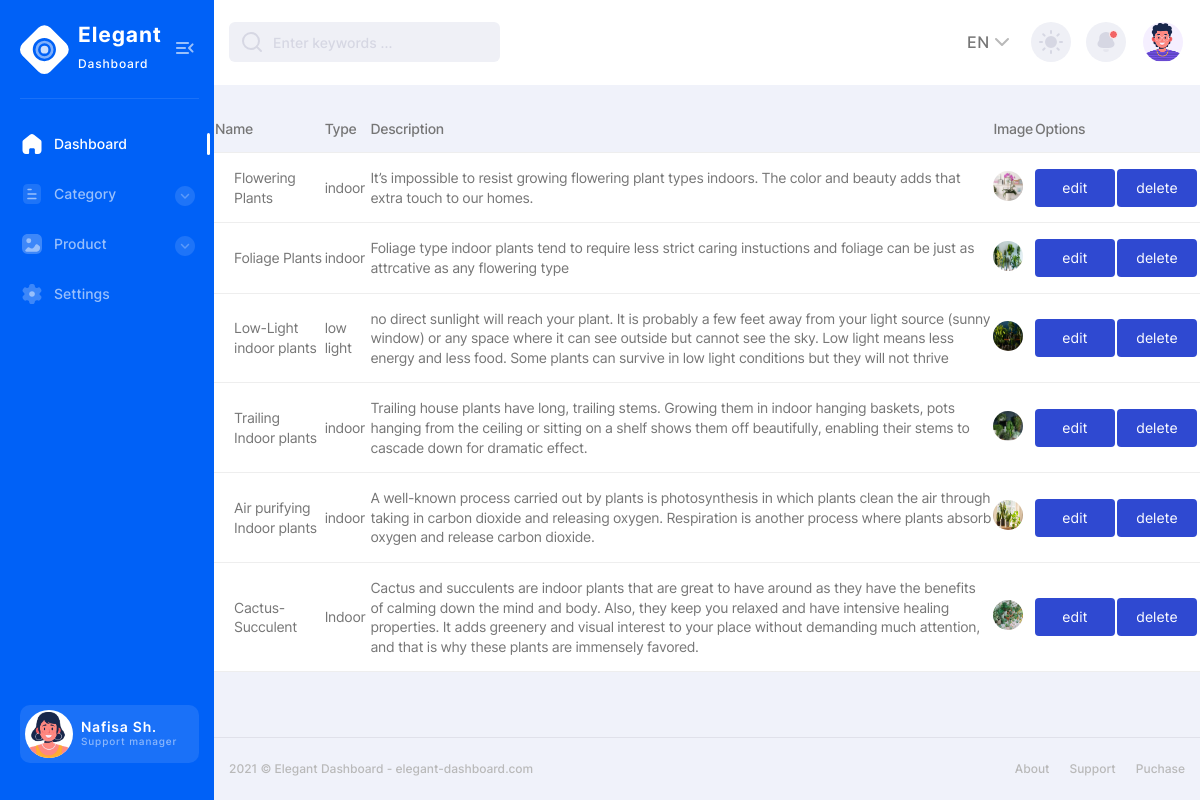
Screenshot of /shopapp/displaycat/ with the database file from the repository.
### shopapp/models.py (models this page shows)
class firstdb(models.Model):
    Name=models.CharField(max_length=20, null=True,blank=True)
    Types=models.CharField(max_length=50, null=True,blank=True)
    Description=models.CharField( max_length=100,null=True,blank=True)
    Image=models.ImageField(upload_to="profile",null=True,blank=True)

### shopapp/views.py (the view)
# urls.py: path('displaycat/',views.displaycat,name="displaycat"),
def displaycat(request):
     data = firstdb.objects.all()
     return render(request, "displaycategory.html", {"data": data})

### shopapp/templates/displaycategory.html (shortened to what this page needs)
<!DOCTYPE html>
{% extends 'homepage.html' %}
{% block content %}
<html lang="en">
<head>
</head>
<body>
<div class="users-table table-wrapper">
              <table class="posts-table">
                <thead>
                  <tr class="users-table-info">
                    <th>Name</th>
                    <th>Type</th>
                    <th>Description</th>
                    <th>Image</th>
                    <th>Options</th>
                  </tr>
                </thead>
                 {% for i in data %}
                <tbody>
                  <tr>
                    </td>
                      <td>{{ i.Name }}</td>
                    <td>{{ i.Types }}</td>
                    <td>{{ i.Description}}</td>
                    <td><img src="{{i.Image.url}}"></td>
                    <form action="{% url 'editcat' dataid=i.id %}">
                          <td>
                      <button type="submit" class="form-btn primary-default-btn transparent-btn" style="width:80px">edit</button>
                      </td>
                          </form>
                    <form  action="{% url 'deletecat' dataid=i.id %}">
                      <td>
                        <button type="submit" class="form-btn primary-default-btn transparent-btn" style="width:80px">delete</button>
                      </form>
                    <td>
                      {% endfor %}
                    </td>
                  </tr>
                </tbody>
              </table>
            </div>
</body>
</html>
{% endblock %}

### shopapp/templates/homepage.html (shortened to what this page needs)
<!DOCTYPE html>
{% load static %}
<html lang="en">
<head>
  <link rel="stylesheet" href="{% static './css/style.min.css' %}">
</head>
<body>
<div class="page-flex">
  <aside class="sidebar">
    <div class="sidebar-start">
        <div class="sidebar-head">
            <a href="/" class="logo-wrapper" title="Home">
                <span class="icon logo" aria-hidden="true"></span>
                <div class="logo-text">
                    <span class="logo-title">Elegant</span>
                    <span class="logo-subtitle">Dashboard</span>
                </div>
            </a>
            <button class="sidebar-toggle transparent-btn" title="Menu" type="button">
                <span class="icon menu-toggle" aria-hidden="true"></span>
            </button>
        </div>
        <div class="sidebar-body">
            <ul class="sidebar-body-menu">
                <li>
                    <a class="active" href="{% url 'homepage' %}"><span class="icon home" aria-hidden="true"></span>Dashboard</a>
                </li>
                <li>
                    <a class="show-cat-btn" href="##">
                        <span class="icon document" aria-hidden="true"></span>Category
                        <span class="category__btn transparent-btn" title="Open list">
                            <span class="icon arrow-down" aria-hidden="true"></span>
                        </span>
                    </a>
                    <ul class="cat-sub-menu">
                        <li>
                        </li>
                        <li>
                        </li>
                    </ul>
                </li>
                <li>
                    <a class="show-cat-btn" href="##">
                        <span class="icon image" aria-hidden="true"></span>Product
                        <span class="category__btn transparent-btn" title="Open list">
                            <span class="icon arrow-down" aria-hidden="true"></span>
                        </span>
                    </a>
                    <ul class="cat-sub-menu">
                        <li>
                        </li>
                        <li>
                        </li>
                    </ul>
                </li>
                <li>
                    <a href="##"><span class="icon setting" aria-hidden="true"></span>Settings</a>
                </li>
            </ul>
        </div>
    </div>
    <div class="sidebar-footer">
        <a href="##" class="sidebar-user">
            <span class="sidebar-user-img">
                <picture><source srcset="{% static './img/avatar/avatar-illustrated-01.webp' %}" type="image/webp"><img src="./img/avatar/avatar-illustrated-01.png" alt="User name"></picture>
            </span>
            <div class="sidebar-user-info">
                <span class="sidebar-user__title">Nafisa Sh.</span>
                <span class="sidebar-user__subtitle">Support manager</span>
            </div>
        </a>
    </div>
</aside>
  <div class="main-wrapper">
    <nav class="main-nav--bg">
  <div class="container main-nav">
    <div class="main-nav-start">
      <div class="search-wrapper">
        <i data-feather="search" aria-hidden="true"></i>
        <input type="text" placeholder="Enter keywords ..." required>
      </div>
    </div>
    <div class="main-nav-end">
      <div class="lang-switcher-wrapper">
        <button class="lang-switcher transparent-btn" type="button">
          EN
          <i data-feather="chevron-down" aria-hidden="true"></i>
        </button>
      </div>
      <button class="theme-switcher gray-circle-btn" type="button" title="Switch theme">
        <i class="sun-icon" data-feather="sun" aria-hidden="true"></i>
      </button>
      <div class="notification-wrapper">
        <button class="gray-circle-btn dropdown-btn" title="To messages" type="button">
          <span class="icon notification active" aria-hidden="true"></span>
        </button>
      </div>
      <div class="nav-user-wrapper">
        <button href="##" class="nav-user-btn dropdown-btn" title="My profile" type="button">
          <span class="nav-user-img">
            <picture><source srcset="{% static './img/avatar/avatar-illustrated-02.webp' %}" type="image/webp"><img src="./img/avatar/avatar-illustrated-02.png" alt="User name"></picture>
          </span>
        </button>
      </div>
    </div>
  </div>
</nav>
    <main class="main users chart-page" id="skip-target">
        {% block content %}{% endblock %}
    </main>
    <footer class="footer">
  <div class="container footer--flex">
    <div class="footer-start">
      <p>2021 © Elegant Dashboard - <a href="{% static 'elegant-dashboard.com' %}" target="_blank"
          rel="noopener noreferrer">elegant-dashboard.com</a></p>
    </div>
    <ul class="footer-end">
      <li><a href="##">About</a></li>
      <li><a href="##">Support</a></li>
      <li><a href="##">Puchase</a></li>
    </ul>
  </div>
</footer>
  </div>
</div>
</body>
</html>

### rows the page displays
firstdb: Name "Flowering Plants", Types "indoor", Description "It’s impossible to resist growing flowering plant types indoors. The color and beauty adds that extra touch to our homes.", Image (picture)
firstdb: Name "Foliage Plants", Types "indoor", Description "Foliage type indoor plants tend to require less strict caring instuctions and foliage can be just as attrcative as any flowering type", Image (picture)
firstdb: Name "Low-Light indoor plants", Types "low light", Description "no direct sunlight will reach your plant. It is probably a few feet away from your light source (sunny window) or any space where it can see outside but cannot see the sky. Low light means less energy and less food. Some plants can survive in low light conditions but they will not thrive", Image (picture)
firstdb: Name "Trailing Indoor plants", Types "indoor", Description "Trailing house plants have long, trailing stems. Growing them in indoor hanging baskets, pots hanging from the ceiling or sitting on a shelf shows them off beautifully, enabling their stems to cascade down for dramatic effect.", Image (picture)
firstdb: Name "Air purifying Indoor plants", Types "indoor", Description "A well-known process carried out by plants is photosynthesis in which plants clean the air through taking in carbon dioxide and releasing oxygen. Respiration is another process where plants absorb oxygen and release carbon dioxide.", Image (picture)
firstdb: Name "Cactus-Succulent", Types "Indoor", Description "Cactus and succulents are indoor plants that are great to have around as they have the benefits of calming down the mind and body. Also, they keep you relaxed and have intensive healing properties. It adds greenery and visual interest to your place without demanding much attention, and that is why these plants are immensely favored.", Image (picture)
